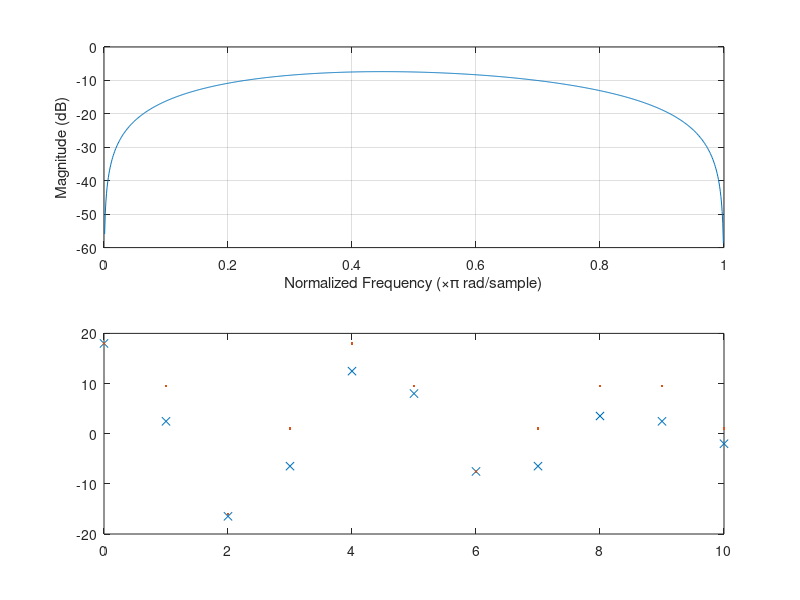

Reproduce this figure in MATLAB. (Note: this script raises an error after producing the figure.)
%% BME772 Lab2 - Sadaf Safa - 500853165

% notch filter
fs=200;
fo=60;
theta=2*pi*(fo/fs);
%% convloution
a=[0.5 1 0.25 0.1];
b=[1 2 -1];
c=conv(a,b);
H=filt(c,1)
pole(H)
zero(H)
%% finding pole and zero of Z-transform 
b1=[0.428 0.428];
a1=[1 -0.1584];
b2=[1/2 -1/2];
a2=[1];
H1=filt(b1,a1)
H2=filt(b2,a2)
a=conv(a1,a2)
b=conv(b1,b2)
H=filt(b,a)
figure;
pole(H)
zero(H)
freqz(b,a,1000);
%% quantize

t =[0:.1:2*pi]; % Times at which to sample the sine function
sig = sin(t); % Original signal, a sine wave
partition = [-1:.2:1]; % Length 11, to represent 12 intervals
codebook = [-1.2:.2:1]; % Length 12, one entry for each interval
[index,quants] = quantiz(sig,partition,codebook); % Quantize.
plot(t,sig,'x',t,quants,'.')
legend('Original signal','Quantized signal');
axis([-.2 7 -1.2 1.2])

%% doing the fft

x(1,11)=0;
fs=20;

i=0:1:10;


v=10*cos(10*pi*i*1/fs)+8*cos(8*pi*i*1/fs);
% plot(i,v)

partition = [-16:8.5:18]; % Length 11, to represent 12 intervals
codebook = [-16:8.5:18]; % Length 12, one entry for each interval
[index,quants] = quantiz(v,partition,codebook); % Quantize.
plot(i,v,'x',i,quants,'.')

% for i=0:9
%     v=10*cos(10*pi*i*1/fs)+8*cos(8*pi*i*1/fs);
%     x(1,i+1)=v;
%     plot(i,x);
%     hold on;
% end
% n=0:10;
% x
% stem(n,x,'filled');
% 
% % plot(n,x)
%  

%% BTZ 

%LPF

syms z s

fc1=250; fc2=200; fs=1000;
t=1/fs;
wp=fc2*2*pi
wpp=tan(wp*t/2)

%% DFT

for n=0:3
x=0.25+0.25*(-j)^n+0.25*(-j)^(2*n)+0.25*(-j)^(3*n)
end

%% z plane 


a=[1 -1.414 2 -1.414 1];
b=[1 -1.303 1.698 -1.106 0.7208];
s=filt(a,b)

z=zero(s)
p=pole(s)
% freqz(a,b,400)

zplane(z,p)
%% 

a=sym(pi/4);
a=[1 0 0.9214^2]
b=[1 -2*0.9214*cos(pi/4) 0.9214^2]
s=filt(a,1)
s1=filt(b,1)
s2=s1*s







